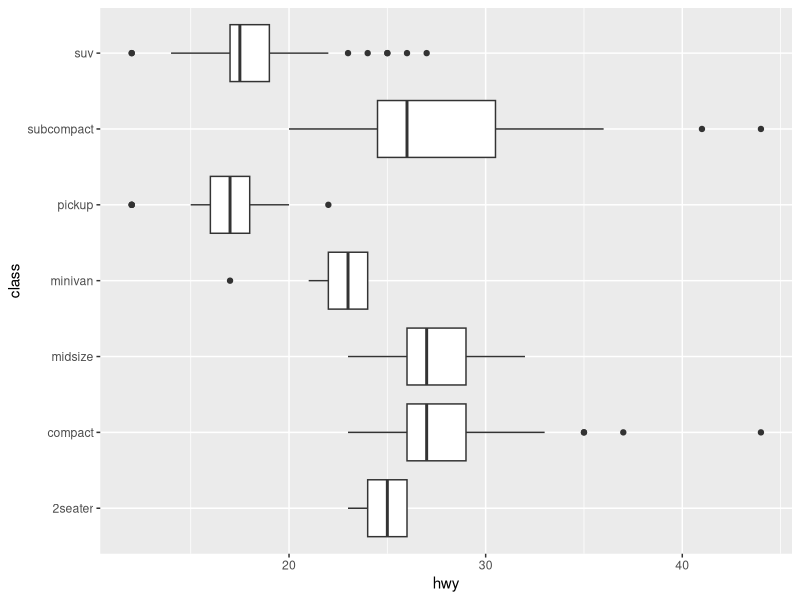
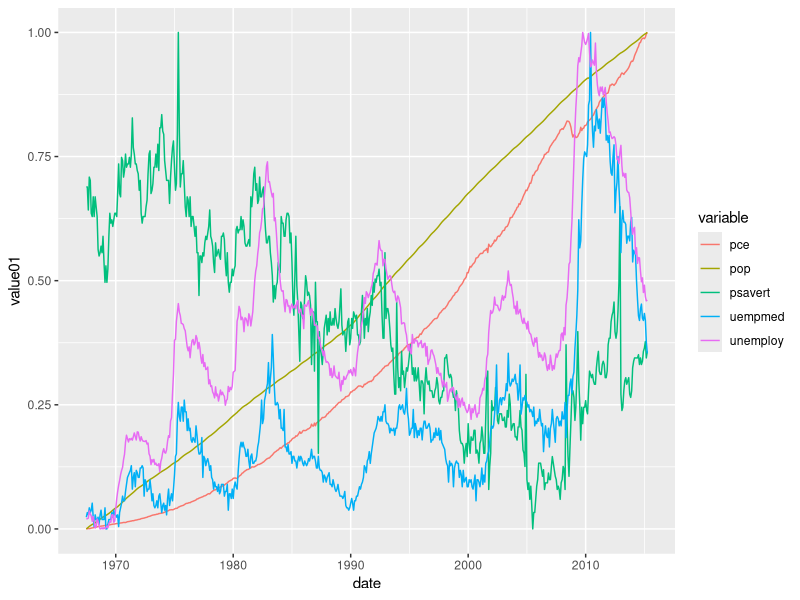
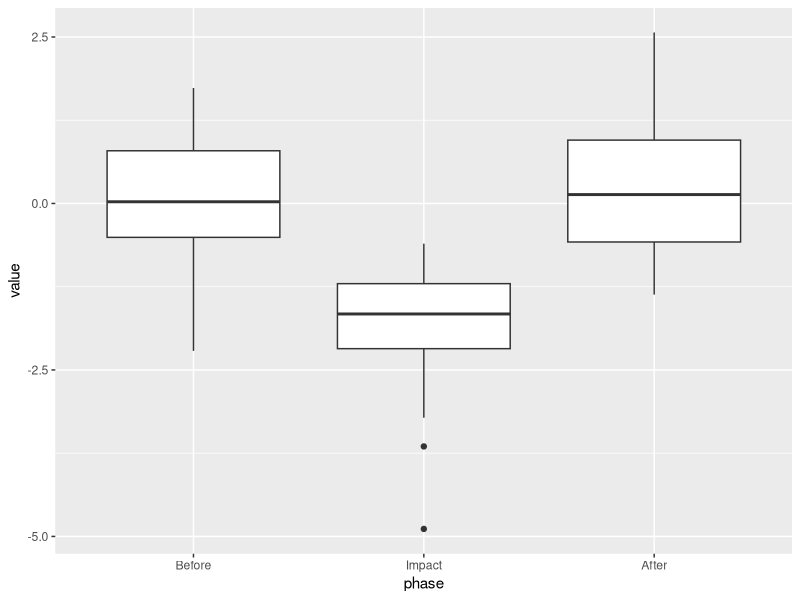
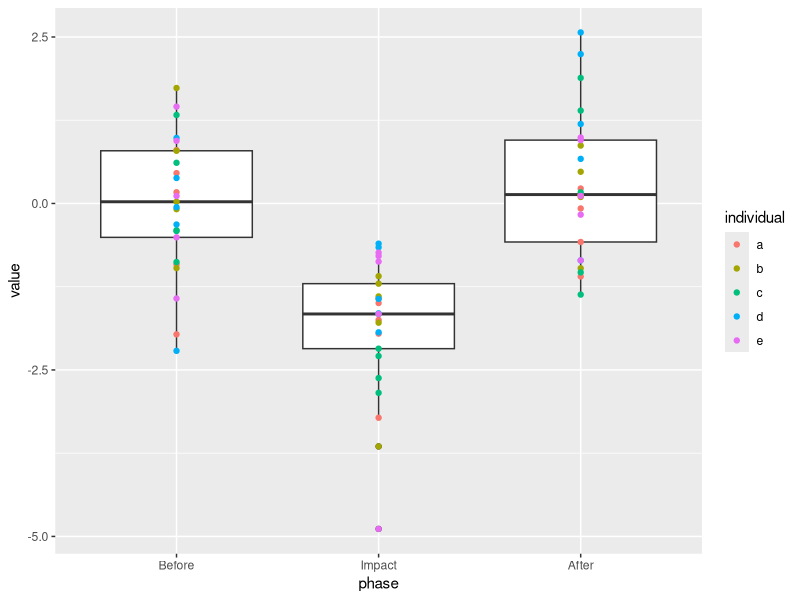
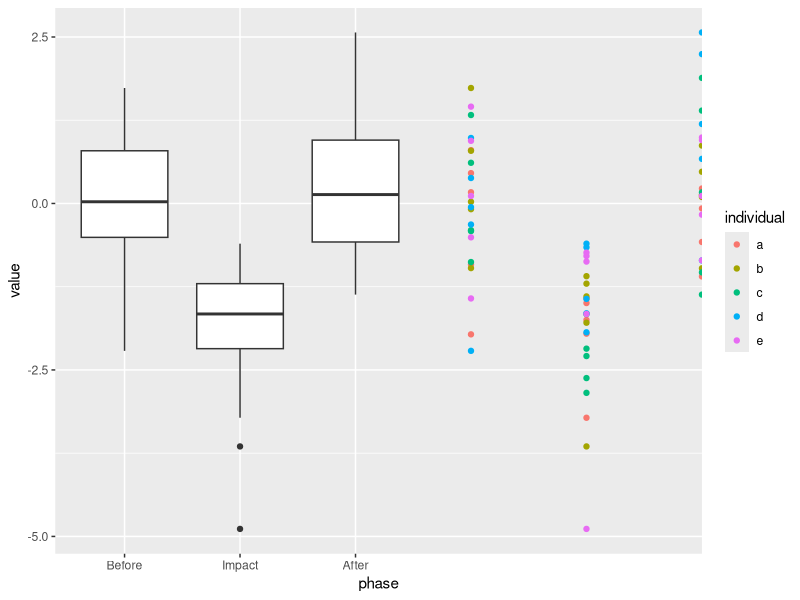
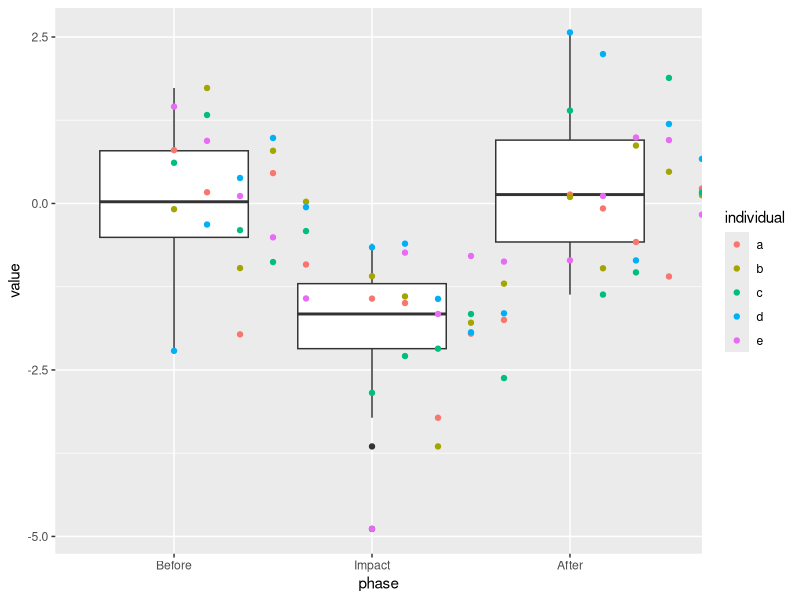
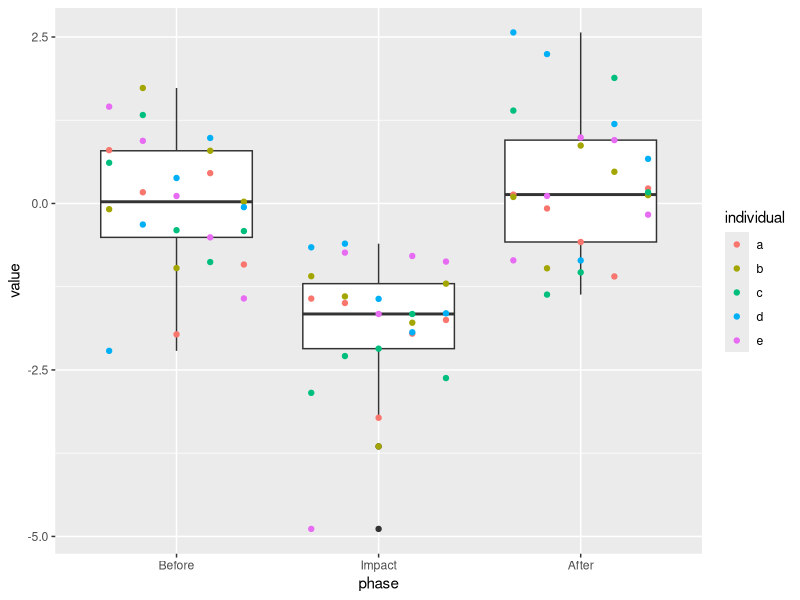
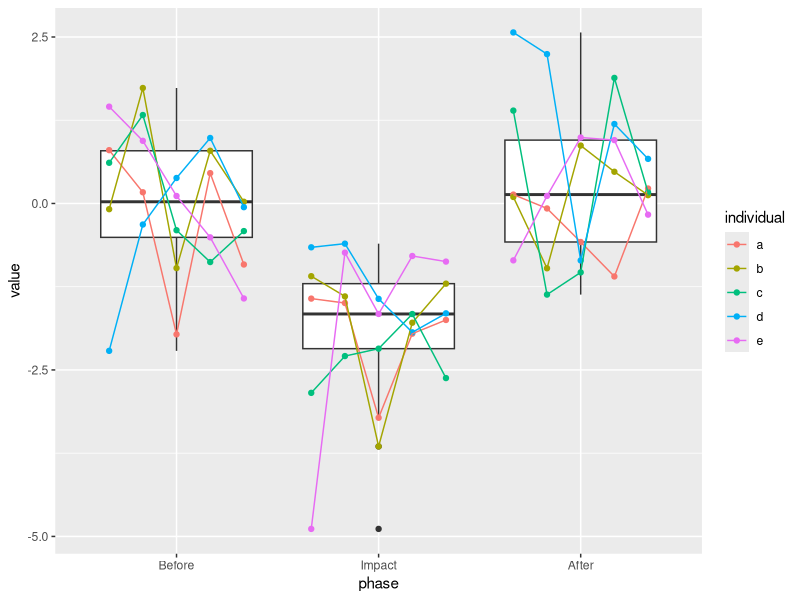

Reproduce these figures in R, in order.
## ---- chunk 1
#| echo: false
library(ggplot2)
## ---- chunk 2
ggplot(mpg, aes(hwy, class)) +
  geom_boxplot()
## ---- chunk 3
ggplot(economics_long, aes(date, value01, colour = variable)) +
  geom_line()
## ---- chunk 4
library(ggplot2); library(dplyr)

my_data <- tibble(
  # Create five individuals with 15 measurements each
  individual = rep(letters[1:5], each = 15),
  
  # Create a time for each of the 15 measurements
  time = rep(
    seq.POSIXt(ISOdate(2020, 02, 03), by = 'min', length.out = 15),
    times = 5),
  
  # Group by experimental phase
  phase = factor(
    rep(
      c('Before', 'Impact', 'After'), each = 5, times = 5
    ),
    ordered = T,
    levels = c('Before', 'Impact', 'After')
  )
) |> 
  rowwise() |> 
  mutate(
    # make fake data
    value = ifelse(phase %in% c('Before', 'After'),
                         rnorm(1), rnorm(1, mean = -2))
  )

my_data

## ---- chunk 5
my_data <- my_data |> 
  group_by(phase) |> 
  summarize(time.start = min(time),
            time.end = max(time)) |> 
  right_join(my_data)

my_data

## ---- chunk 6
my_data <- my_data |> 
  mutate_at(vars(starts_with('time')),
            as.numeric)

my_data
## ---- chunk 7
ggplot(data = my_data, aes(x = phase, y = value)) +
  geom_boxplot()
## ---- chunk 8
ggplot(data = my_data, aes(x = phase, y = value)) +
  geom_boxplot() +
  geom_point(aes(color = individual))
## ---- chunk 9
ggplot(data = my_data, aes(x = phase, y = value)) +
  geom_boxplot() +
  geom_point(aes(color = individual),
             position = position_nudge(x = 3))
## ---- chunk 10
my_data <- my_data |> 
  mutate(
    nudge = (
      ((time - time.start) * (1/3 - (-1/3))) /
        (time.end - time.start)
      )
  )

ggplot(data = my_data, aes(x = phase, y = value)) +
  geom_boxplot() +
  geom_point(aes(color = individual),
             position = position_nudge(x = my_data$nudge))
## ---- chunk 11
my_data <- my_data |> 
  mutate(
    nudge = (
      ((time - time.start) * (1/3 - (-1/3))) /
        (time.end - time.start)
      ) - 1/3
  )

ggplot(data = my_data, aes(x = phase, y = value)) +
  geom_boxplot() +
  geom_point(aes(color = individual),
             position = position_nudge(x = my_data$nudge))
## ---- chunk 12
#| classes: preview-image
ggplot(data = my_data, aes(x = phase, y = value)) +
  geom_boxplot() +
  geom_point(aes(color = individual),
             position = position_nudge(x = my_data$nudge)) +
  geom_line(aes(color = individual),
            position = position_nudge(x = my_data$nudge))
